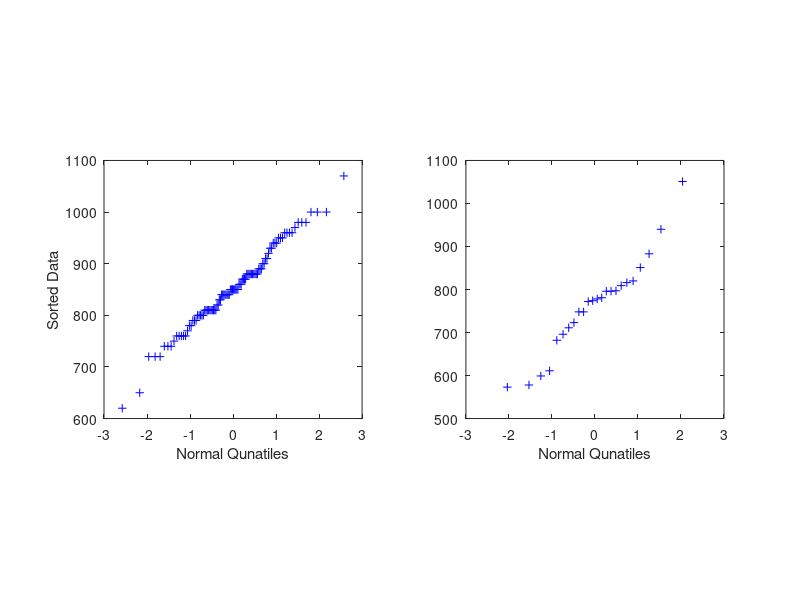
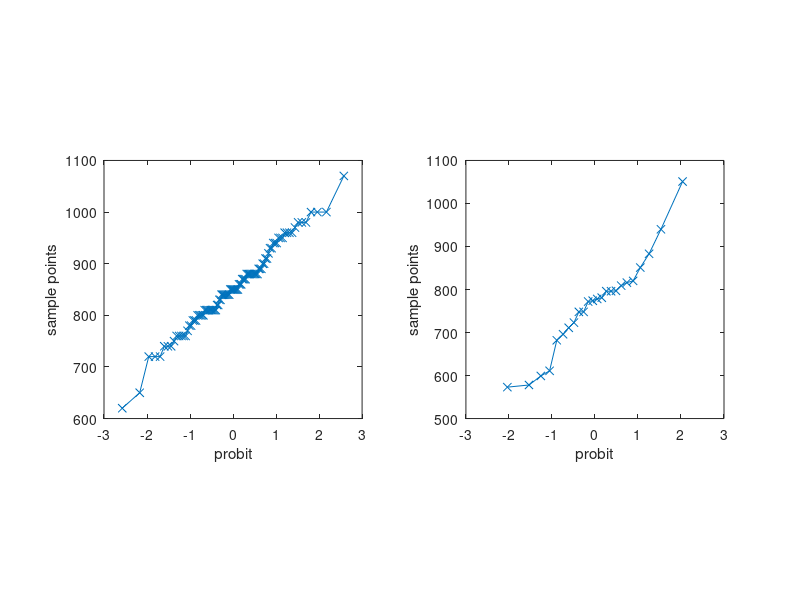
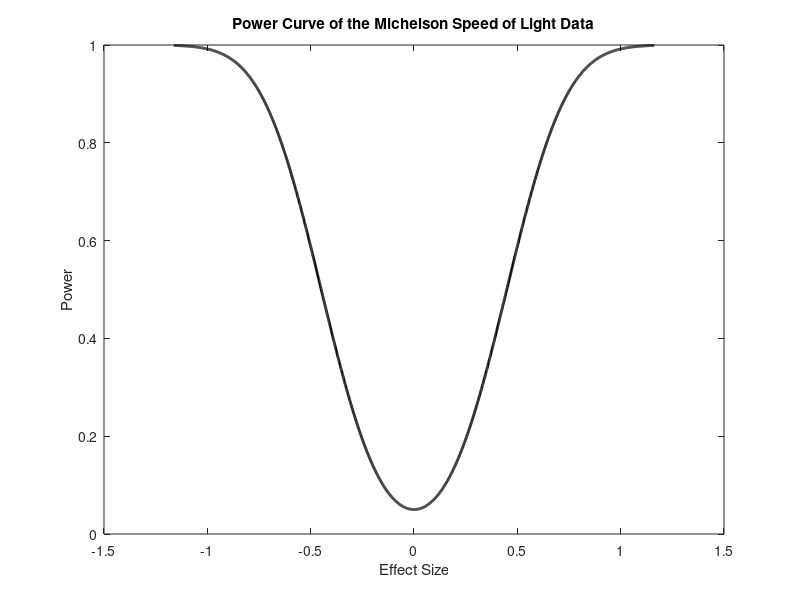

These charts were generated, in order, by the following MATLAB code:
%% Example 6.10 - 11
% In 1879 and 1882, A. A. Michelson measured the speed of light. The
% measurements are presumed to be independant. Test the data t osee whether
% the sample means are different, and estimate the power of the test.

%% Importing Data
clear; close all; clf;
michelson1 = importdata("michelson1.dat");
michelson2 = importdata("michelson2.dat");

%% Plotting Gaussian q-q Plots

% Plotting By Hand
n1 = length(michelson1);
n2 = length(michelson2);
u1 = ((1:n1) - 0.5)/n1;
u2 = ((1:n2) - 0.5)/n2;

figure(1);
subplot(1,2,1);
plot(norminv(u1),sort(michelson1),'b+')
axis square
xlabel 'Normal Qunatiles'; ylabel 'Sorted Data';
subplot(1,2,2);
plot(norminv(u2),sort(michelson2),'b+')
axis square
xlabel 'Normal Qunatiles';

% MATLAB qqplot() Function
figure(2);
subplot(1,2,1);
qqplot(michelson1)
axis square
subplot(1,2,2);
qqplot(michelson2)
axis square

% The stair stepping in the data is characteristic of numerical roundoff
% that sometimes happens when data units are changed.

%% Hypothesis Testing
% Null hypothesis is that the means of the experiments are the same. The
% alternative hypothesis is that the means are not the same.

xbar1 = mean(michelson1);
xbar2 = mean(michelson2);
sig1 = std(michelson1, 1); % biased sample standard deviation
sig2 = std(michelson2, 1); % biased sample standard deviation

that = (xbar1 - xbar2)/sqrt(((n1*sig1^2 + n2*sig2^2)/(n1 + n2 - 2))*(1/n1 + 1/n2));
cv = tinv(0.975, n1 + n2 - 2);

% Since the test statistic is greater than the critical value, the null
% hypothesis at alpha = 0.05 can be rejected

pval = 2 * (1 - tcdf(that, n1 + n2 - 2));

% The low p-value strongly supports the alternative hypothesis.

%% Power Curve Plotted

sp = sqrt((n1*sig1^2 + n2*sig2^2)/(n1 + n2 - 2));
tcrit = tinv(0.975, n1 + n2 - 2);
mudiff = -100:0.1:100;
effect = mudiff/sp;
delta = sqrt(n1*n2/(n1 + n2))*effect; %Non-centrality parameter.
power = 1 - nctcdf(tcrit, n1 + n2 - 2, delta) + nctcdf(-tcrit, n1 + n2 - 2, delta);

figure(3);
plot(effect, power, 'k', 'LineWidth', 2)
xlabel 'Effect Size'; 
ylabel 'Power';
title 'Power Curve of the Michelson Speed of Light Data';

% The observed effect size is about 1.03, which indicates that there is a
% 99% chance of rejecting the null hypothesis when it is false. There is
% therefore high confidence in the test.

%% What if the variance's of the samples is different?
% Apply the unequal variance version of the t test to the Michelson speed
% of light data.

[h, p] = ttest2(michelson1, michelson2, 'Vartype', 'unequal');

% The conclusion remains unchanged. There is either no disparity between
% the variances of the data sets or the unequal variance t test does not do
% a good job of correction.